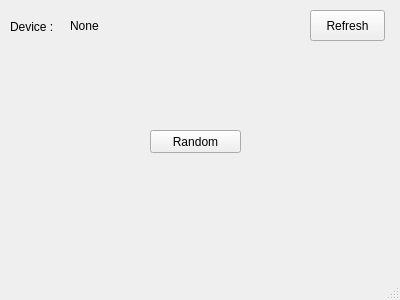
<?xml version="1.0" encoding="UTF-8"?>
<ui version="4.0">
 <class>MainWindow</class>
 <widget class="QMainWindow" name="MainWindow">
  <property name="geometry">
   <rect>
    <x>0</x>
    <y>0</y>
    <width>400</width>
    <height>300</height>
   </rect>
  </property>
  <property name="windowTitle">
   <string>MainWindow</string>
  </property>
  <widget class="QWidget" name="centralWidget">
   <widget class="QLabel" name="label">
    <property name="geometry">
     <rect>
      <x>10</x>
      <y>20</y>
      <width>47</width>
      <height>13</height>
     </rect>
    </property>
    <property name="text">
     <string>Device :</string>
    </property>
   </widget>
   <widget class="QLabel" name="label_device">
    <property name="geometry">
     <rect>
      <x>70</x>
      <y>10</y>
      <width>221</width>
      <height>31</height>
     </rect>
    </property>
    <property name="text">
     <string>None</string>
    </property>
   </widget>
   <widget class="QPushButton" name="btn_refresh">
    <property name="geometry">
     <rect>
      <x>310</x>
      <y>10</y>
      <width>75</width>
      <height>31</height>
     </rect>
    </property>
    <property name="text">
     <string>Refresh</string>
    </property>
   </widget>
   <widget class="QPushButton" name="btn_led_random">
    <property name="geometry">
     <rect>
      <x>150</x>
      <y>130</y>
      <width>91</width>
      <height>23</height>
     </rect>
    </property>
    <property name="accessibleName">
     <string>Random</string>
    </property>
    <property name="text">
     <string>Random</string>
    </property>
   </widget>
  </widget>
  <widget class="QStatusBar" name="statusBar"/>
 </widget>
 <layoutdefault spacing="6" margin="11"/>
 <resources/>
 <connections/>
</ui>
